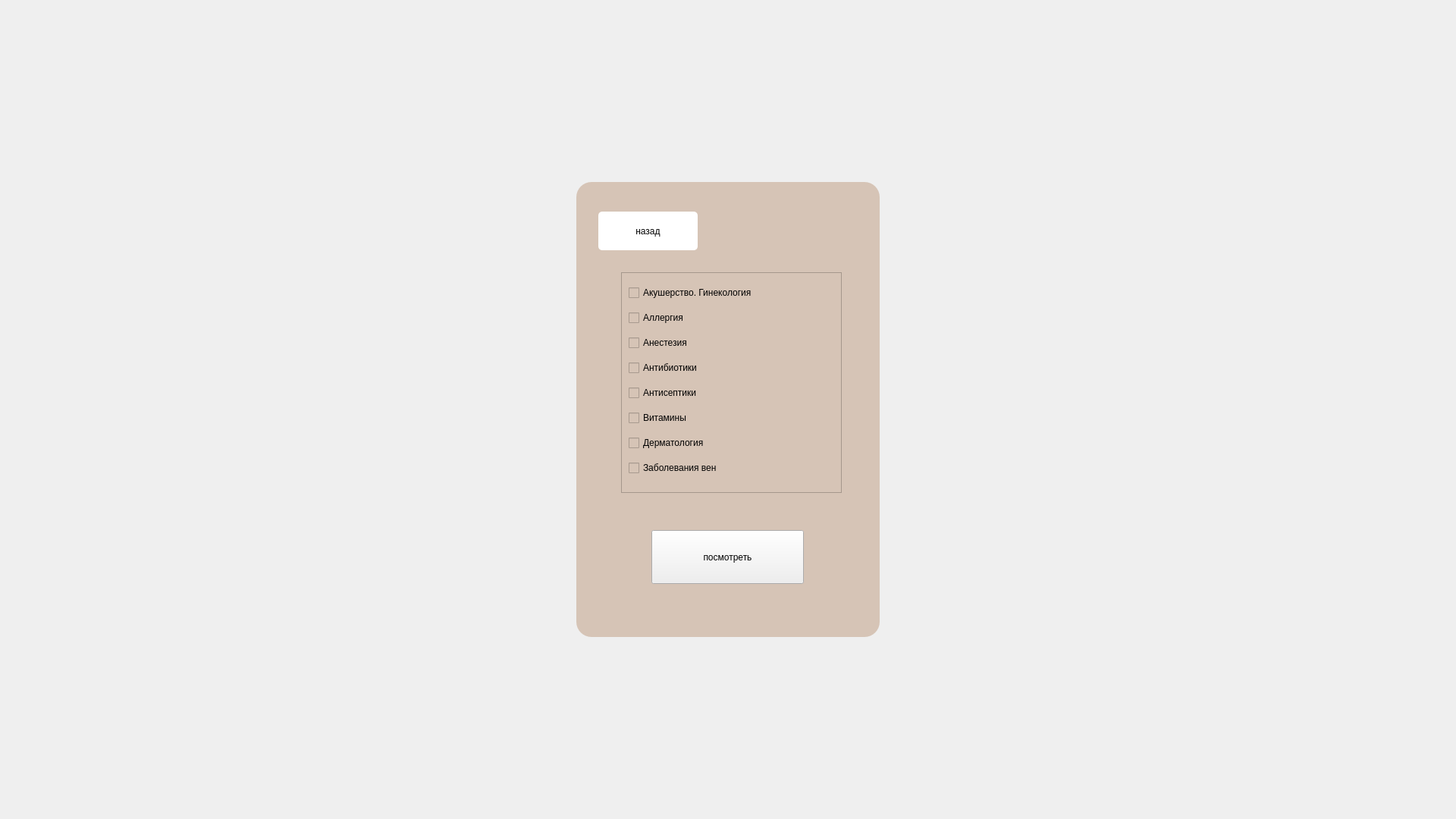
<?xml version="1.0" encoding="UTF-8"?>
<ui version="4.0">
 <class>MainWindow</class>
 <widget class="QMainWindow" name="MainWindow">
  <property name="geometry">
   <rect>
    <x>0</x>
    <y>0</y>
    <width>1920</width>
    <height>1080</height>
   </rect>
  </property>
  <property name="windowTitle">
   <string>MainWindow</string>
  </property>
  <property name="styleSheet">
   <string notr="true">#centralwidget{
background-image: url(:/images/images/fon.jpg);
}
#widget{
background-color:rgb(214,196,182);
border-radius:20px;
}</string>
  </property>
  <widget class="QWidget" name="centralwidget">
   <layout class="QVBoxLayout" name="verticalLayout_2">
    <item alignment="Qt::AlignHCenter">
     <widget class="QWidget" name="widget" native="true">
      <property name="minimumSize">
       <size>
        <width>400</width>
        <height>600</height>
       </size>
      </property>
      <property name="maximumSize">
       <size>
        <width>400</width>
        <height>600</height>
       </size>
      </property>
      <property name="styleSheet">
       <string notr="true"/>
      </property>
      <layout class="QVBoxLayout" name="verticalLayout_3">
       <item>
        <widget class="QStackedWidget" name="stackedWidget">
         <widget class="QWidget" name="page_3">
          <widget class="QScrollArea" name="scrollArea">
           <property name="geometry">
            <rect>
             <x>50</x>
             <y>110</y>
             <width>291</width>
             <height>291</height>
            </rect>
           </property>
           <property name="styleSheet">
            <string notr="true">background-color:rgb(214,196,182);</string>
           </property>
           <property name="widgetResizable">
            <bool>true</bool>
           </property>
           <widget class="QWidget" name="scrollAreaWidgetContents">
            <property name="geometry">
             <rect>
              <x>0</x>
              <y>0</y>
              <width>289</width>
              <height>289</height>
             </rect>
            </property>
            <layout class="QVBoxLayout" name="verticalLayout">
             <item>
              <widget class="QCheckBox" name="checkBox_1">
               <property name="text">
                <string>Акушерство. Гинекология</string>
               </property>
              </widget>
             </item>
             <item>
              <widget class="QCheckBox" name="checkBox_2">
               <property name="text">
                <string>Аллергия</string>
               </property>
              </widget>
             </item>
             <item>
              <widget class="QCheckBox" name="checkBox_3">
               <property name="text">
                <string>Анестезия</string>
               </property>
              </widget>
             </item>
             <item>
              <widget class="QCheckBox" name="checkBox_4">
               <property name="text">
                <string>Антибиотики</string>
               </property>
              </widget>
             </item>
             <item>
              <widget class="QCheckBox" name="checkBox_5">
               <property name="text">
                <string>Антисептики</string>
               </property>
              </widget>
             </item>
             <item>
              <widget class="QCheckBox" name="checkBox_6">
               <property name="text">
                <string>Витамины</string>
               </property>
              </widget>
             </item>
             <item>
              <widget class="QCheckBox" name="checkBox_7">
               <property name="text">
                <string>Дерматология</string>
               </property>
              </widget>
             </item>
             <item>
              <widget class="QCheckBox" name="checkBox_8">
               <property name="text">
                <string>Заболевания вен</string>
               </property>
              </widget>
             </item>
            </layout>
           </widget>
          </widget>
          <widget class="QPushButton" name="illness_findButton">
           <property name="geometry">
            <rect>
             <x>90</x>
             <y>450</y>
             <width>201</width>
             <height>71</height>
            </rect>
           </property>
           <property name="text">
            <string>посмотреть</string>
           </property>
          </widget>
          <widget class="QPushButton" name="illness_cancelButton">
           <property name="geometry">
            <rect>
             <x>20</x>
             <y>30</y>
             <width>131</width>
             <height>51</height>
            </rect>
           </property>
           <property name="styleSheet">
            <string notr="true">background-color:rgb(255, 255, 255);
	padding:10px 5px;
	border-radius:5px;</string>
           </property>
           <property name="text">
            <string>назад</string>
           </property>
          </widget>
         </widget>
         <widget class="QWidget" name="page_4"/>
        </widget>
       </item>
      </layout>
     </widget>
    </item>
   </layout>
  </widget>
 </widget>
 <resources>
  <include location="qtimages/photo.qrc"/>
 </resources>
 <connections/>
</ui>
